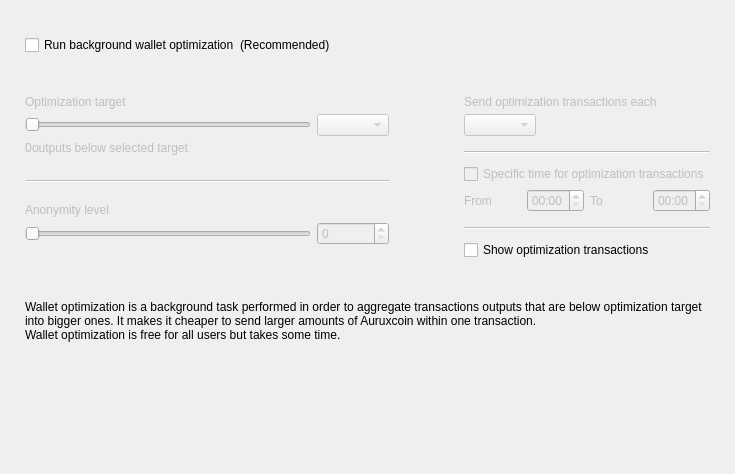
<?xml version="1.0" encoding="UTF-8"?>
<ui version="4.0">
 <class>OptimizationOptionsFrame</class>
 <widget class="QFrame" name="OptimizationOptionsFrame">
  <property name="geometry">
   <rect>
    <x>0</x>
    <y>0</y>
    <width>735</width>
    <height>474</height>
   </rect>
  </property>
  <property name="windowTitle">
   <string>Frame</string>
  </property>
  <property name="frameShape">
   <enum>QFrame::NoFrame</enum>
  </property>
  <property name="frameShadow">
   <enum>QFrame::Raised</enum>
  </property>
  <layout class="QVBoxLayout" name="verticalLayout">
   <property name="spacing">
    <number>0</number>
   </property>
   <property name="leftMargin">
    <number>25</number>
   </property>
   <property name="topMargin">
    <number>35</number>
   </property>
   <property name="rightMargin">
    <number>25</number>
   </property>
   <property name="bottomMargin">
    <number>0</number>
   </property>
   <item>
    <layout class="QHBoxLayout" name="horizontalLayout_2">
     <item>
      <widget class="QCheckBox" name="m_enableOptimizationCheck">
       <property name="text">
        <string>Run background wallet optimization</string>
       </property>
      </widget>
     </item>
     <item>
      <widget class="WalletGui::WalletNormalGrayTextLabel" name="label_8">
       <property name="text">
        <string>(Recommended)</string>
       </property>
      </widget>
     </item>
     <item>
      <spacer name="horizontalSpacer">
       <property name="orientation">
        <enum>Qt::Horizontal</enum>
       </property>
       <property name="sizeHint" stdset="0">
        <size>
         <width>40</width>
         <height>20</height>
        </size>
       </property>
      </spacer>
     </item>
    </layout>
   </item>
   <item>
    <spacer name="verticalSpacer_2">
     <property name="orientation">
      <enum>Qt::Vertical</enum>
     </property>
     <property name="sizeType">
      <enum>QSizePolicy::Fixed</enum>
     </property>
     <property name="sizeHint" stdset="0">
      <size>
       <width>20</width>
       <height>40</height>
      </size>
     </property>
    </spacer>
   </item>
   <item>
    <widget class="QWidget" name="m_optimizationOptionsWidget" native="true">
     <property name="enabled">
      <bool>true</bool>
     </property>
     <layout class="QHBoxLayout" name="horizontalLayout">
      <property name="spacing">
       <number>75</number>
      </property>
      <property name="leftMargin">
       <number>0</number>
      </property>
      <property name="topMargin">
       <number>0</number>
      </property>
      <property name="rightMargin">
       <number>0</number>
      </property>
      <property name="bottomMargin">
       <number>0</number>
      </property>
      <item alignment="Qt::AlignTop">
       <widget class="QWidget" name="widget1" native="true">
        <property name="enabled">
         <bool>false</bool>
        </property>
        <layout class="QGridLayout" name="gridLayout" columnstretch="50,0,0,0">
         <property name="leftMargin">
          <number>0</number>
         </property>
         <property name="topMargin">
          <number>0</number>
         </property>
         <property name="rightMargin">
          <number>0</number>
         </property>
         <property name="bottomMargin">
          <number>0</number>
         </property>
         <property name="verticalSpacing">
          <number>5</number>
         </property>
         <item row="0" column="0" colspan="4">
          <widget class="WalletGui::WalletNormalBlackTextLabel" name="label_5">
           <property name="text">
            <string>Optimization target</string>
           </property>
           <property name="indent">
            <number>0</number>
           </property>
          </widget>
         </item>
         <item row="4" column="0" colspan="4">
          <spacer name="verticalSpacer_3">
           <property name="orientation">
            <enum>Qt::Vertical</enum>
           </property>
           <property name="sizeType">
            <enum>QSizePolicy::Fixed</enum>
           </property>
           <property name="sizeHint" stdset="0">
            <size>
             <width>20</width>
             <height>20</height>
            </size>
           </property>
          </spacer>
         </item>
         <item row="1" column="0" colspan="3">
          <widget class="QSlider" name="m_thresholdSlider">
           <property name="maximum">
            <number>6</number>
           </property>
           <property name="pageStep">
            <number>1</number>
           </property>
           <property name="orientation">
            <enum>Qt::Horizontal</enum>
           </property>
          </widget>
         </item>
         <item row="1" column="3">
          <widget class="QComboBox" name="m_thresholdCombo"/>
         </item>
         <item row="5" column="0" colspan="4">
          <widget class="Line" name="line">
           <property name="orientation">
            <enum>Qt::Horizontal</enum>
           </property>
          </widget>
         </item>
         <item row="6" column="0" colspan="4">
          <spacer name="verticalSpacer_4">
           <property name="orientation">
            <enum>Qt::Vertical</enum>
           </property>
           <property name="sizeType">
            <enum>QSizePolicy::Fixed</enum>
           </property>
           <property name="sizeHint" stdset="0">
            <size>
             <width>20</width>
             <height>15</height>
            </size>
           </property>
          </spacer>
         </item>
         <item row="8" column="3">
          <widget class="QSpinBox" name="m_mixinSpin">
           <property name="buttonSymbols">
            <enum>QAbstractSpinBox::UpDownArrows</enum>
           </property>
          </widget>
         </item>
         <item row="7" column="0" colspan="4">
          <widget class="WalletGui::WalletNormalBlackTextLabel" name="label_7">
           <property name="text">
            <string>Anonymity level</string>
           </property>
           <property name="indent">
            <number>0</number>
           </property>
          </widget>
         </item>
         <item row="8" column="0" colspan="3">
          <widget class="QSlider" name="m_mixinSlider">
           <property name="pageStep">
            <number>1</number>
           </property>
           <property name="orientation">
            <enum>Qt::Horizontal</enum>
           </property>
          </widget>
         </item>
         <item row="2" column="0" colspan="4">
          <spacer name="verticalSpacer_12">
           <property name="orientation">
            <enum>Qt::Vertical</enum>
           </property>
           <property name="sizeType">
            <enum>QSizePolicy::Fixed</enum>
           </property>
           <property name="sizeHint" stdset="0">
            <size>
             <width>20</width>
             <height>0</height>
            </size>
           </property>
          </spacer>
         </item>
         <item row="3" column="0" colspan="4">
          <layout class="QHBoxLayout" name="horizontalLayout_3" stretch="0,1">
           <item>
            <widget class="QLabel" name="m_nonOptimizedOutputsLabel">
             <property name="text">
              <string>0</string>
             </property>
            </widget>
           </item>
           <item>
            <widget class="WalletGui::WalletNormalBlackTextLabel" name="m_nonOptimizedOutputsTextLabel">
             <property name="text">
              <string>outputs below selected target</string>
             </property>
            </widget>
           </item>
          </layout>
         </item>
        </layout>
       </widget>
      </item>
      <item>
       <layout class="QVBoxLayout" name="verticalLayout_3">
        <property name="spacing">
         <number>10</number>
        </property>
        <property name="rightMargin">
         <number>0</number>
        </property>
        <property name="bottomMargin">
         <number>0</number>
        </property>
        <item>
         <widget class="QWidget" name="widget2" native="true">
          <property name="enabled">
           <bool>false</bool>
          </property>
          <layout class="QGridLayout" name="gridLayout_2" columnstretch="0,0,0,0">
           <property name="leftMargin">
            <number>0</number>
           </property>
           <property name="topMargin">
            <number>0</number>
           </property>
           <property name="rightMargin">
            <number>0</number>
           </property>
           <property name="bottomMargin">
            <number>0</number>
           </property>
           <property name="verticalSpacing">
            <number>5</number>
           </property>
           <item row="2" column="0" colspan="2" alignment="Qt::AlignLeft">
            <widget class="QComboBox" name="m_periodCombo"/>
           </item>
           <item row="8" column="0">
            <widget class="WalletGui::WalletNormalBlackTextLabel" name="label_2">
             <property name="text">
              <string>From</string>
             </property>
            </widget>
           </item>
           <item row="8" column="1">
            <widget class="QTimeEdit" name="m_startTimeEdit">
             <property name="enabled">
              <bool>false</bool>
             </property>
             <property name="displayFormat">
              <string>HH:mm</string>
             </property>
            </widget>
           </item>
           <item row="8" column="2">
            <widget class="WalletGui::WalletNormalBlackTextLabel" name="label_3">
             <property name="text">
              <string>To</string>
             </property>
            </widget>
           </item>
           <item row="8" column="3">
            <widget class="QTimeEdit" name="m_stopTimeEdit">
             <property name="enabled">
              <bool>false</bool>
             </property>
             <property name="displayFormat">
              <string>HH:mm</string>
             </property>
            </widget>
           </item>
           <item row="6" column="0" colspan="4">
            <widget class="QCheckBox" name="m_optimizationTimeCheck">
             <property name="text">
              <string>Specific time for optimization transactions</string>
             </property>
            </widget>
           </item>
           <item row="4" column="0" colspan="4">
            <widget class="Line" name="line_2">
             <property name="orientation">
              <enum>Qt::Horizontal</enum>
             </property>
            </widget>
           </item>
           <item row="0" column="0" colspan="4">
            <widget class="WalletGui::WalletNormalBlackTextLabel" name="label_4">
             <property name="text">
              <string>Send optimization transactions each</string>
             </property>
             <property name="indent">
              <number>0</number>
             </property>
            </widget>
           </item>
           <item row="7" column="0" colspan="4">
            <spacer name="verticalSpacer_8">
             <property name="orientation">
              <enum>Qt::Vertical</enum>
             </property>
             <property name="sizeType">
              <enum>QSizePolicy::Fixed</enum>
             </property>
             <property name="sizeHint" stdset="0">
              <size>
               <width>20</width>
               <height>0</height>
              </size>
             </property>
            </spacer>
           </item>
           <item row="3" column="0" colspan="4">
            <spacer name="verticalSpacer_6">
             <property name="orientation">
              <enum>Qt::Vertical</enum>
             </property>
             <property name="sizeType">
              <enum>QSizePolicy::Fixed</enum>
             </property>
             <property name="sizeHint" stdset="0">
              <size>
               <width>20</width>
               <height>10</height>
              </size>
             </property>
            </spacer>
           </item>
           <item row="10" column="0" colspan="4">
            <widget class="Line" name="line_3">
             <property name="orientation">
              <enum>Qt::Horizontal</enum>
             </property>
            </widget>
           </item>
           <item row="1" column="0" colspan="4">
            <spacer name="verticalSpacer_5">
             <property name="orientation">
              <enum>Qt::Vertical</enum>
             </property>
             <property name="sizeType">
              <enum>QSizePolicy::Fixed</enum>
             </property>
             <property name="sizeHint" stdset="0">
              <size>
               <width>20</width>
               <height>0</height>
              </size>
             </property>
            </spacer>
           </item>
           <item row="5" column="0" colspan="4">
            <spacer name="verticalSpacer_7">
             <property name="orientation">
              <enum>Qt::Vertical</enum>
             </property>
             <property name="sizeType">
              <enum>QSizePolicy::Fixed</enum>
             </property>
             <property name="sizeHint" stdset="0">
              <size>
               <width>20</width>
               <height>5</height>
              </size>
             </property>
            </spacer>
           </item>
           <item row="9" column="0" colspan="4">
            <spacer name="verticalSpacer_10">
             <property name="orientation">
              <enum>Qt::Vertical</enum>
             </property>
             <property name="sizeType">
              <enum>QSizePolicy::Fixed</enum>
             </property>
             <property name="sizeHint" stdset="0">
              <size>
               <width>20</width>
               <height>10</height>
              </size>
             </property>
            </spacer>
           </item>
          </layout>
         </widget>
        </item>
        <item>
         <widget class="QCheckBox" name="m_showFusionTransactionsCheck">
          <property name="enabled">
           <bool>true</bool>
          </property>
          <property name="text">
           <string>Show optimization transactions</string>
          </property>
         </widget>
        </item>
       </layout>
      </item>
     </layout>
    </widget>
   </item>
   <item>
    <spacer name="verticalSpacer_11">
     <property name="orientation">
      <enum>Qt::Vertical</enum>
     </property>
     <property name="sizeType">
      <enum>QSizePolicy::Fixed</enum>
     </property>
     <property name="sizeHint" stdset="0">
      <size>
       <width>20</width>
       <height>40</height>
      </size>
     </property>
    </spacer>
   </item>
   <item>
    <widget class="WalletGui::WalletExtraNormalGrayTextLabel" name="m_helpLabel">
     <property name="text">
      <string>Wallet optimization is a background task performed in order to aggregate transactions outputs that are below optimization target into bigger ones. It makes it cheaper to send larger amounts of Auruxcoin within one transaction.
Wallet optimization is free for all users but takes some time.</string>
     </property>
     <property name="wordWrap">
      <bool>true</bool>
     </property>
    </widget>
   </item>
   <item>
    <spacer name="verticalSpacer">
     <property name="orientation">
      <enum>Qt::Vertical</enum>
     </property>
     <property name="sizeHint" stdset="0">
      <size>
       <width>20</width>
       <height>40</height>
      </size>
     </property>
    </spacer>
   </item>
  </layout>
 </widget>
 <customwidgets>
  <customwidget>
   <class>WalletGui::WalletNormalGrayTextLabel</class>
   <extends>QLabel</extends>
   <header>Gui/Common/WalletTextLabel.h</header>
  </customwidget>
  <customwidget>
   <class>WalletGui::WalletNormalBlackTextLabel</class>
   <extends>QLabel</extends>
   <header>Gui/Common/WalletTextLabel.h</header>
  </customwidget>
  <customwidget>
   <class>WalletGui::WalletExtraNormalGrayTextLabel</class>
   <extends>QLabel</extends>
   <header>Gui/Common/WalletTextLabel.h</header>
  </customwidget>
 </customwidgets>
 <resources/>
 <connections>
  <connection>
   <sender>m_enableOptimizationCheck</sender>
   <signal>toggled(bool)</signal>
   <receiver>widget1</receiver>
   <slot>setEnabled(bool)</slot>
   <hints>
    <hint type="sourcelabel">
     <x>147</x>
     <y>47</y>
    </hint>
    <hint type="destinationlabel">
     <x>176</x>
     <y>204</y>
    </hint>
   </hints>
  </connection>
  <connection>
   <sender>m_thresholdSlider</sender>
   <signal>valueChanged(int)</signal>
   <receiver>OptimizationOptionsFrame</receiver>
   <slot>thresholdChanged(int)</slot>
   <hints>
    <hint type="sourcelabel">
     <x>116</x>
     <y>139</y>
    </hint>
    <hint type="destinationlabel">
     <x>355</x>
     <y>194</y>
    </hint>
   </hints>
  </connection>
  <connection>
   <sender>m_mixinSlider</sender>
   <signal>valueChanged(int)</signal>
   <receiver>OptimizationOptionsFrame</receiver>
   <slot>mixinChanged(int)</slot>
   <hints>
    <hint type="sourcelabel">
     <x>116</x>
     <y>240</y>
    </hint>
    <hint type="destinationlabel">
     <x>367</x>
     <y>236</y>
    </hint>
   </hints>
  </connection>
  <connection>
   <sender>m_optimizationTimeCheck</sender>
   <signal>toggled(bool)</signal>
   <receiver>m_startTimeEdit</receiver>
   <slot>setEnabled(bool)</slot>
   <hints>
    <hint type="sourcelabel">
     <x>543</x>
     <y>179</y>
    </hint>
    <hint type="destinationlabel">
     <x>501</x>
     <y>207</y>
    </hint>
   </hints>
  </connection>
  <connection>
   <sender>m_optimizationTimeCheck</sender>
   <signal>toggled(bool)</signal>
   <receiver>m_stopTimeEdit</receiver>
   <slot>setEnabled(bool)</slot>
   <hints>
    <hint type="sourcelabel">
     <x>543</x>
     <y>179</y>
    </hint>
    <hint type="destinationlabel">
     <x>643</x>
     <y>207</y>
    </hint>
   </hints>
  </connection>
  <connection>
   <sender>m_mixinSpin</sender>
   <signal>valueChanged(int)</signal>
   <receiver>OptimizationOptionsFrame</receiver>
   <slot>mixinChanged(int)</slot>
   <hints>
    <hint type="sourcelabel">
     <x>273</x>
     <y>271</y>
    </hint>
    <hint type="destinationlabel">
     <x>367</x>
     <y>236</y>
    </hint>
   </hints>
  </connection>
  <connection>
   <sender>m_thresholdCombo</sender>
   <signal>currentIndexChanged(int)</signal>
   <receiver>OptimizationOptionsFrame</receiver>
   <slot>thresholdChanged(int)</slot>
   <hints>
    <hint type="sourcelabel">
     <x>270</x>
     <y>139</y>
    </hint>
    <hint type="destinationlabel">
     <x>367</x>
     <y>236</y>
    </hint>
   </hints>
  </connection>
  <connection>
   <sender>m_enableOptimizationCheck</sender>
   <signal>toggled(bool)</signal>
   <receiver>widget2</receiver>
   <slot>setEnabled(bool)</slot>
   <hints>
    <hint type="sourcelabel">
     <x>158</x>
     <y>48</y>
    </hint>
    <hint type="destinationlabel">
     <x>556</x>
     <y>197</y>
    </hint>
   </hints>
  </connection>
 </connections>
 <slots>
  <slot>thresholdChanged(int)</slot>
  <slot>mixinChanged(int)</slot>
 </slots>
</ui>
